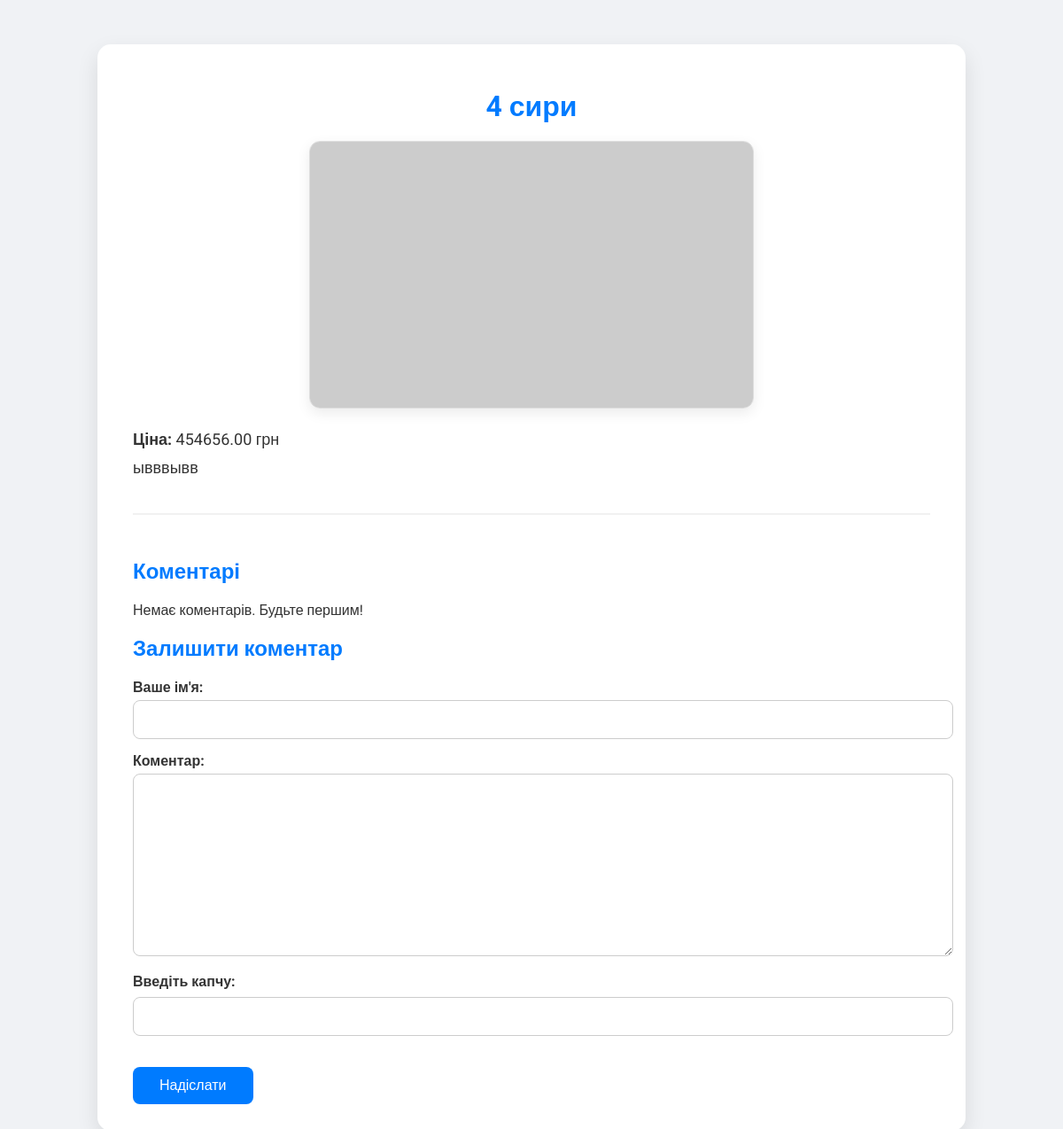
The app's page /market/product/1/ with its own data.
### Market/models.py (models this page shows, shortened)
class Product(models.Model):
    SECTION_CHOICES = [
        ('Піца', 'Піца'),
        ('Суші', 'Суші'),
        ('Салати', 'Салати'),
        ('Напої', 'Напої'),
        ('Десерти', 'Десерти'),
    ]
    name = models.CharField(max_length=255)
    price = models.DecimalField(max_digits=8, decimal_places=2)
    description = models.TextField()
    image = models.ImageField(upload_to='products/')
    section = models.CharField(max_length=20, choices=SECTION_CHOICES, default='pizza')  # <-- додано

### Market/views.py (the view, shortened to what this page needs)
# urls.py: path('product/<int:product_id>/', views.product_detail, name='product_detail'),
def product_detail(request, product_id):
    product = get_object_or_404(Product, id=product_id)
    comments = product.comments.order_by('-created_at')
    form = CommentForm()
    captcha_error = False
    comment_success = request.session.pop('comment_success', False)
    return render(request, 'Market/product_detail.html', {
        'product': product,
        'comments': comments,
        'form': form,
        'comment_success': comment_success,
        'captcha_error': captcha_error,
    })

### Market/forms.py
class CommentForm(forms.ModelForm):
    captcha = CaptchaField()
    class Meta:
        model = Comment
        fields = ['name', 'text', 'captcha']
        labels = {
            'name': "Ім'я",
            'text': 'Коментар'
        }

### Market/templates/Market/product_detail.html (shortened to what this page needs)
{% load static %}
<!DOCTYPE html>
<html lang="uk">
<head>
</head>
<body>
<div class="container">
    <h1>{{ product.name }}</h1>
    <div class="product-image">
        {% if product.image %}
            <img src="{{ product.image.url }}" alt="{{ product.name }}">
        {% else %}
            <img src="https://via.placeholder.com/500x300?text=No+Image" alt="No image">
        {% endif %}
    </div>
    <div class="product-description">
        <p><strong>Ціна:</strong> {{ product.price }} грн</p>
        <p>{{ product.description }}</p>
    </div>
    <div class="comments">
        <h2>Коментарі</h2>
        {% for comment in comments %}
            <div class="comment">
                <h4>{{ comment.name }}</h4>
                <div class="time" data-utc="{{ comment.created_at|date:'c' }}">🕒 ...</div>
                <p>{{ comment.text }}</p>
            </div>
        {% empty %}
            <p>Немає коментарів. Будьте першим!</p>
        {% endfor %}
    </div>
    <div class="comment-form">
        <h2>Залишити коментар</h2>
        <form method="post">
            <label for="{{ form.name.id_for_label }}">Ваше ім'я:</label>
            {{ form.name }}
            <label for="{{ form.text.id_for_label }}">Коментар:</label>
            {{ form.text }}
            <div class="captcha">
                <label for="{{ form.captcha.id_for_label }}">Введіть капчу:</label>
                {{ form.captcha }}
            </div>
            <button type="submit">Надіслати</button>
        </form>
    </div>
</div>
</body>
</html>

### Market/templates/Market/product_detail.html (style rules this page uses)
body { font-family: 'Roboto', sans-serif; background: #f0f2f5; margin: 0; padding: 0; color: #333; }
.container { max-width: 900px; margin: 50px auto; background: #fff; padding: 30px 40px; border-radius: 15px; box-shadow: 0 10px 25px rgba(0,0,0,0.1); animation: fadeIn 0.6s ease-in; }
h1 { text-align: center; color: #007bff; margin-bottom: 20px; }
.product-image { text-align: center; margin-bottom: 20px; }
.product-image img { max-width: 100%; height: auto; border-radius: 12px; border: 1px solid #ddd; box-shadow: 0 5px 15px rgba(0,0,0,0.08); }
.product-description { font-size: 18px; margin-bottom: 40px; }
.product-description p { margin: 10px 0; }
.comments { border-top: 2px solid #f1f1f1; padding-top: 30px; }
.comments h2, .comment-form h2 { color: #007bff; margin-bottom: 20px; text-align: left; }
.comment-form form { margin-top: 10px; }
.comment-form input[type="text"], .comment-form textarea { width: 100%; padding: 12px; margin-bottom: 15px; border-radius: 8px; border: 1px solid #ccc; font-size: 16px; transition: border 0.3s ease; }
.comment-form label { font-weight: bold; margin-bottom: 5px; display: block; }
.captcha { margin-bottom: 20px; }
.captcha label { display: block; margin-bottom: 8px; font-weight: bold; }
button { background-color: #007bff; color: white; padding: 12px 30px; border: none; font-size: 16px; border-radius: 8px; cursor: pointer; transition: background-color 0.3s ease, transform 0.2s ease; }

### records on screen
Product: name "4 сири", price "454656.00", description "ывввывв"
